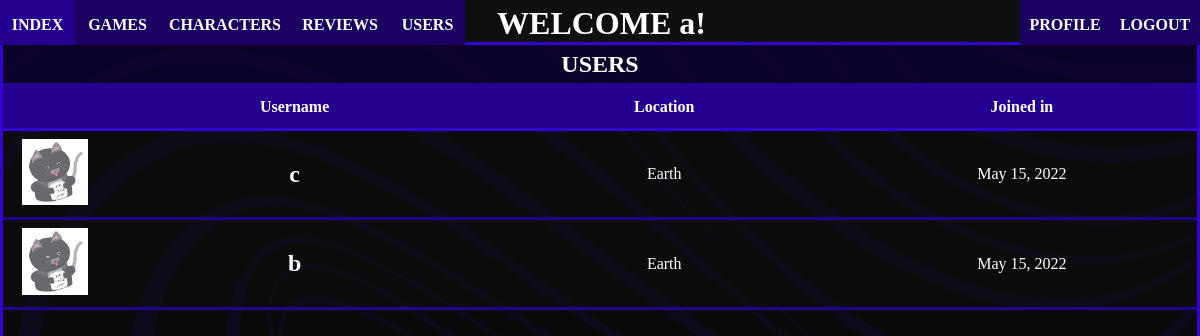
The page /levelcheck/allusers (signed in) on the database as committed earlier.
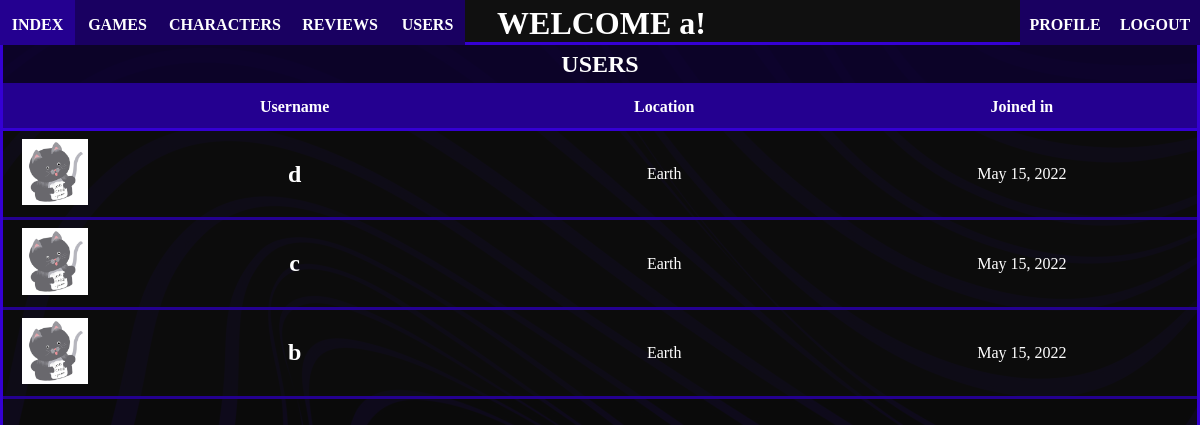
The same page on the database as committed later.
### levelcheck/models.py (models this page shows, shortened)
class LevelUser(models.Model):
    user = models.OneToOneField(User, on_delete=models.CASCADE)
    gender = models.CharField(max_length=50, default="Prefer not")
    birthday = models.CharField(max_length=50)
    img_src = models.CharField(max_length=150)
    location = models.CharField(max_length=50, default="Earth")
    joined = models.DateField('Joined')
    bio = models.CharField(max_length=500, default="Your Bio!")

### levelcheck/views.py (the view)
# urls.py: path('allusers', views.all_users, name='all_users'),
@login_required(login_url='/levelcheck')
def all_users(request):
    users = User.objects.all().exclude(is_superuser=1).exclude(id=request.user.id).order_by('-last_login')
    empty = Game.objects.none()
    levelusers_list = list()
    for u in users:
        leveluser = LevelUser.objects.get(user_id=u.id)
        levelusers_list.append(leveluser)
    query_levelusers = list(chain(empty, levelusers_list))
    return render(request, 'levelcheck/all_users.html', context={'levelusers': query_levelusers})

### levelcheck/templates/levelcheck/all_users.html (shortened to what this page needs)
{% extends "levelcheck/index.html" %}
{% block content %}
    <header style="height: 5%"><h1>USERS</h1></header>
    <section style="height: 94.7%">
        <table>
            <tr>
                <th></th>
                <th>Username</th>
                <th>Location</th>
			    <th>Joined in</th>
            </tr>
            {% for l in levelusers %}
            <tr style="text-align: center" data-href="{% url 'levelcheck:user_detail' l.id %}">
                {% load static %}
                <td style="width: 1.5%"><img class="table_image" src="{% static l.img_src %}"></td>
                <td style="width: 5%; font-weight: bold; font-size: 1.5em">{{ l.user.username }}</td>
                <td style="width: 5%">{{ l.location }}</td>
                <td style="width: 5%">{{ l.joined }}</td>
            </tr>
            {% endfor %}
        </table>
    </section>
{% endblock %}

### levelcheck/templates/levelcheck/index.html (shortened to what this page needs)
<!DOCTYPE html>
<html lang="en">
<head>
    {% load static %}
    <link rel="stylesheet" type="text/css" href="{% static 'website/css/base.css' %}" />
</head>
<body>
<nav>
    <div style="display: flex; height: 98%">
        <a class="nav_link" style="width: 75px; padding-top: 3.5%" href="{% url 'levelcheck:index' %}">INDEX</a>
        <a class="nav_link" style="width: 85px; padding-top: 3.5%" href="{% url 'levelcheck:all_games' %}">GAMES</a>
        <a class="nav_link" style="width: 130px; padding-top: 3.5%" href="{% url 'levelcheck:all_characters' %}">CHARACTERS</a>
        <a class="nav_link" style="width: 100px; padding-top: 3.5%" href="{% url 'levelcheck:all_reviews' %}">REVIEWS</a>
        <a class="nav_link" style="width: 75px; padding-top: 3.5%" href="{% url 'levelcheck:all_users' %}">USERS</a>
    </div>
    {% if not request.user.is_superuser %}
        <h1 id="greeting">WELCOME {{request.user.username}}!</h1>
    {% endif %}
    {% if request.user.is_superuser %}
        <div style="display: flex; height: 95%">
            <a class="nav_link" style="width: 140px; padding-top: 2.4%" href="{% url 'levelcheck:create_game' %}">CREATE GAME</a>
            <a class="nav_link" style="width: 145px; padding-top: 2.4%" href="{% url 'levelcheck:create_genre' %}">CREATE GENRE</a>
            <a class="nav_link" style="width: 190px; padding-top: 2.4%" href="{% url 'levelcheck:create_character' %}">CREATE CHARACTER</a>
            <a class="nav_link" style="width: 140px; padding-top: 2.4%" href="{% url 'levelcheck:create_article' %}">CREATE NEWS</a>
            <a class="nav_link" style="width: 90px; padding-top: 2.4%" href="{% url 'levelcheck:logout' %}">LOGOUT</a>
        </div>
    {% else %}
        <div style="display: flex; height: 98%">
            <a class="nav_link" style="width: 90px; padding-top: 9%" href="{% url 'levelcheck:profile' user.username %}">PROFILE</a>
            <a class="nav_link" style="width: 90px; padding-top: 9%" href="{% url 'levelcheck:logout' %}">LOGOUT</a>
        </div>
    {% endif %}
</nav>
<div id="main">
    {% block content %}{% endblock %}
</div>
</body>
</html>

### levelcheck/static/website/css/base.css (style rules this page uses)
html { height: 100%; width: 100%; margin: 0; padding: 0; font-family: detroit; }
body { background-image: url("../images/background.png"); height: 100%; width: 100%; margin: 0; padding: 0; }
nav { background-color: #101010; height: 5.3%; margin: 0; padding: 0; border-bottom-style: solid; border-color: #3500D3; color: white; display: flex; justify-content: space-between; }
.nav_link { background-color: #190061; height: 70%; margin: 0; padding: 0; padding-top: 2.5%; text-align: center; text-decoration: none; font-weight: bold; }
.nav_link:visited, .nav_link:link { color: white; }
#main { background-color: rgba(16,16,16,0.66); height: 94%; border-bottom-style: solid; border-right-style: solid; border-left-style: solid; border-color: #3500D3; margin: 0; padding: 0; display: flex; flex-wrap: wrap; }
h1, h2, p, legend, label { margin: 0; padding: 0; color: white; word-wrap: break-word; }
#greeting { padding-top: 0.4%; padding-right: 23.5%; width: 85%; text-align: center; font-size: 2em; }
header { background-color: rgba(12,0,50,0.75); width: 100%; height: 10%; margin: 0; padding: 0; border-bottom-style: solid; border-color: #240090; color: white; font-size: 0.75em; display: flex; justify-content: center; align-items: center; }
table { border-collapse: collapse; width: 100%; color: white; }
td, th { padding: 8px; }
tr { background-color: rgba(16,16,16,0.33); border-bottom-style: solid; border-color: #240090; }
tr[data-href] { cursor: pointer; }
th { background-color: rgb(36,0,144); padding-top: 12px; padding-bottom: 12px; border-bottom-style: solid; border-color: #3500D3; position: sticky; top: 0; }
section { height: 77.5%; width: 100%; margin: 0; padding: 0; overflow: auto; }
.table_image { max-width: 75%; margin: 0; padding: 0; }

Rows that differ between the two databases and show on the page:
added LevelUser: img_src (picture), user.username "d", location "Earth", joined "May 15, 2022"
